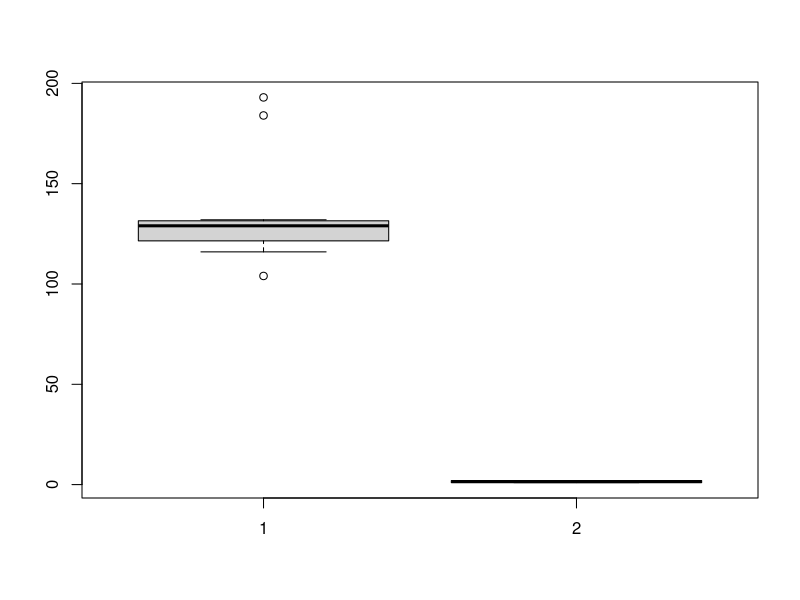
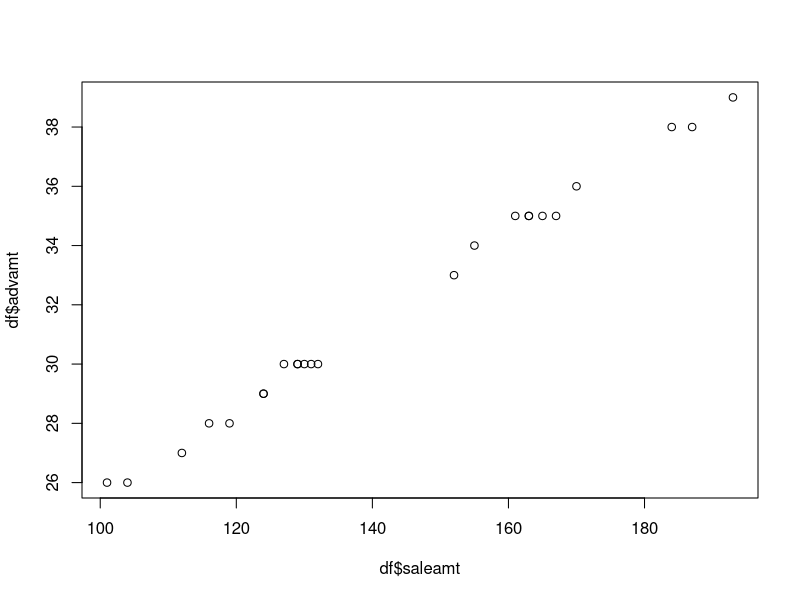
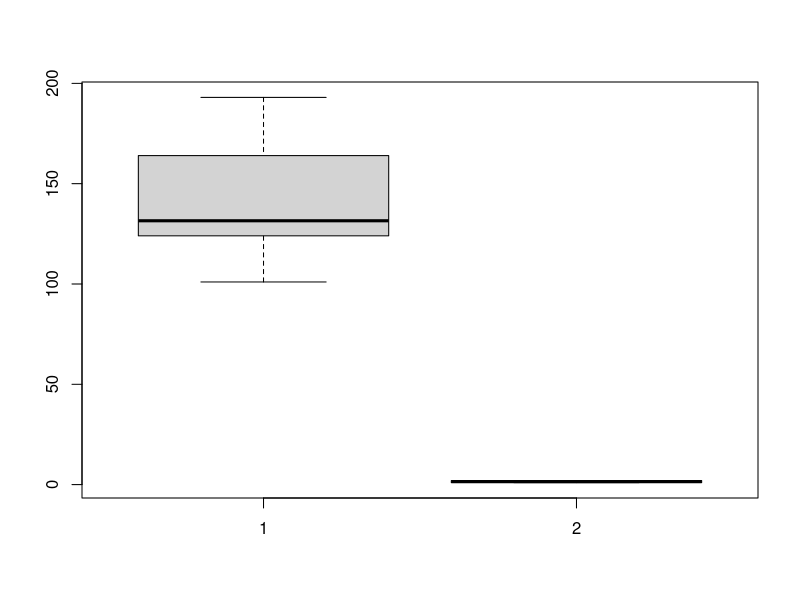
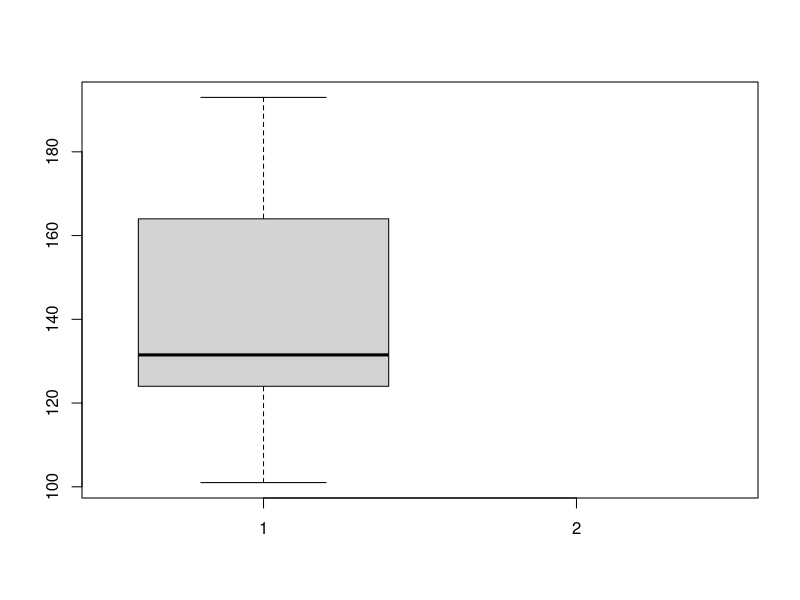
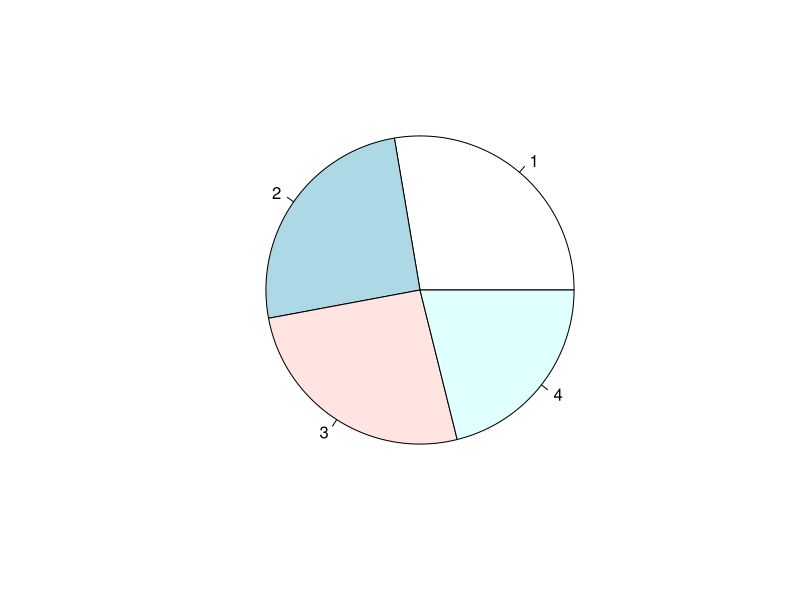

The R source for these figures, in order:
x = 11:20
for (i in c(5,2,7)){
  s = x[i]**2
  print(s)
}
r1 = function(d){
  g = d**.5
  print(g)
}
r1(x)
f = function(a,b) a^2
f(2)
log(-1)
seq(10,100,by=10)
seq(4)
seq_along(4)
?seq_along
?NaN
v = 34 + NA
class(v)
?aggregate
#Q1
saledate = rep(c("2016-01-01","2016-02-01","2016-03-01","2016-04-01","2016-05-01","2016-06-01"),4)
dept = c(rep("Dept1",6),rep("Dept2",6),rep("Dept1",6),rep("Dept2",6))
city = c(rep("Delhi",12),rep("Noida",12))
set.seed(1234)
saleamt = ceiling(runif(24,100,200))
set.seed(1234)
advamt = ceiling(runif(24,25,40))
df = data.frame(saledate,dept,city,saleamt,advamt,stringsAsFactors = F)
df
str(df)
df$saledate = as.Date(df$saledate)
df$dept = as.factor(df$dept)
str(df)
levels(df$dept) = c("Dept2","Dept1")
str(df)
g = xtabs(saleamt~dept+city,df)
g
xtabs(saleamt~city,df)
a = addmargins(g,c(1,1,2),FUN = list(mean,sd,sum))
a
prop.table(g)
df2 = df[df$city=="Noida",c('dept','saleamt','advamt')]
df2[order(df2$saleamt,-df2$advamt),]
with(df2,
     boxplot(saleamt,dept))
within(df2, profit <- saleamt - advamt)
sweep(df2[,c(2,3)],2,1,FUN='+')
library(reshape2)
?melt
melt(df2,variable.name = 'amttype',value.name = 'amt')
plot(df$saleamt,df$advamt)
#abline(lm(df$saleamt~df$advamt))
cor(df$saleamt,df$advamt)
boxplot(df$saleamt,df$dept)
boxplot(df$saleamt,df$dept+df$city)
a1 = aggregate(df$saleamt,by = list(df$dept,df$city),FUN=mean)
a1
pie(a1$x)

#Q2
i = airquality
str(i)
dim(i)
colnames(i)
summary(i)
aggregate(i,by=list(i$Month),FUN=mean,na.rm=T)
#matrix
matrix1 = as.matrix(i)
sum(is.na(matrix1))
colSums(is.na(matrix1))
mean(matrix1[,1],na.rm=T)
matrix1[is.na(matrix1[,1]),1]= round(mean(matrix1[,1],na.rm=T))
colSums(is.na(matrix1))
matrix1[is.na(matrix1[,2]),2] = round(mean(matrix1[,2],na.rm=T))
colSums(is.na(matrix1))
matrix1
apply(matrix1,2,mean)
apply(matrix1[1:10,],2,log)
sapply(matrix1[1:10], log)
#Q3
set.seed(1234)
v = ceiling(rnorm(120,50,10))
marks = array(v,dim=c(5,4,3,2),dimnames = list(c("S1","S2","S3","S4","S5"),c("Sb1","Sb2","Sb3","Sb4"),c("C1","C2","C3"),c("D1","D2")))
marks
apply(marks,c(2),function(x) max(x))
apply(marks,4,mean)
apply(marks,c(1,3,4),sum)
apply(marks,2,sd)
